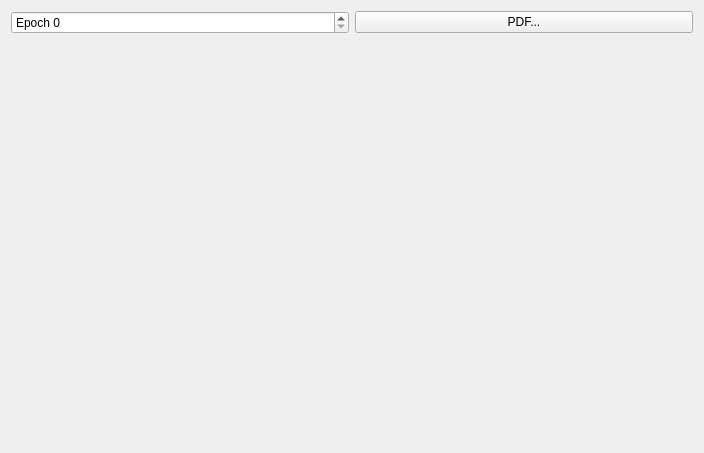
<?xml version="1.0" encoding="UTF-8"?>
<ui version="4.0">
 <class>DeviationBoxPlot</class>
 <widget class="QWidget" name="DeviationBoxPlot">
  <property name="geometry">
   <rect>
    <x>0</x>
    <y>0</y>
    <width>704</width>
    <height>453</height>
   </rect>
  </property>
  <property name="windowTitle">
   <string>Form</string>
  </property>
  <layout class="QGridLayout" name="gridLayout">
   <item row="0" column="0">
    <widget class="QSpinBox" name="boxplot_epoch">
     <property name="prefix">
      <string>Epoch </string>
     </property>
     <property name="maximum">
      <number>10000</number>
     </property>
    </widget>
   </item>
   <item row="0" column="1">
    <widget class="QPushButton" name="boxplot_pdf">
     <property name="text">
      <string>PDF...</string>
     </property>
    </widget>
   </item>
   <item row="1" column="0" colspan="2">
    <widget class="QCustomPlot" name="boxplot" native="true"/>
   </item>
  </layout>
 </widget>
 <customwidgets>
  <customwidget>
   <class>QCustomPlot</class>
   <extends>QWidget</extends>
   <header>qcustomplot.h</header>
   <container>1</container>
  </customwidget>
 </customwidgets>
 <resources/>
 <connections/>
</ui>
